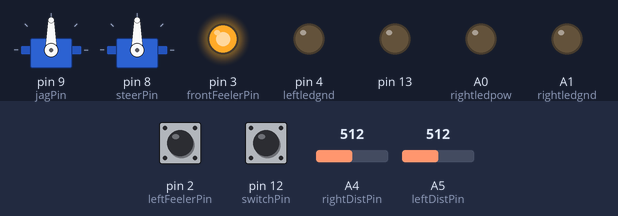
A sketch run on a simulated Arduino Uno, built with avr-gcc and run on an emulated ATmega328P. Shown: 2 × servo, output pins drawn as LEDs (lit = HIGH). The test bench sets the inputs (shaded band); at power-on: pin 12 (switchPin) HIGH, pin 2 (leftFeelerPin) HIGH, A4 (rightDistPin) = 512, A5 (leftDistPin) = 512.

Above: at 0.8 s.
0.9 s: pin 12 (switchPin) pulled LOW for 0.15 s
At 2.8 s:
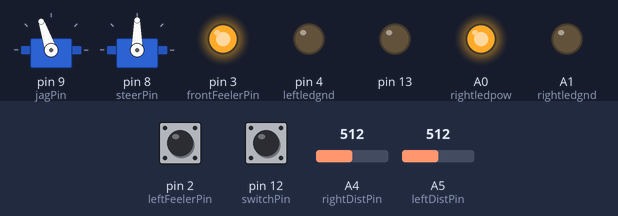
3.4 s: pin 2 (leftFeelerPin) pulled LOW for 0.15 s
At 5.3 s:
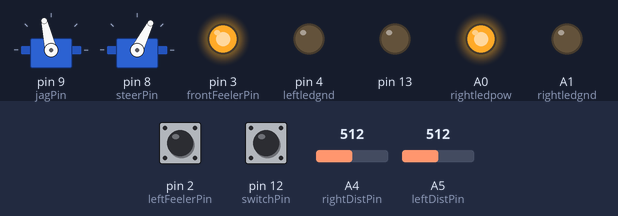
6.5 s: A4 (rightDistPin) set to 316
8.0 s: A4 (rightDistPin) set to 282
At 8.5 s:
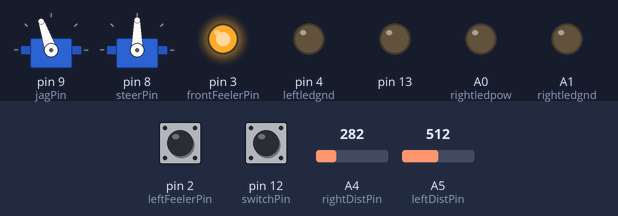
9.5 s: A5 (leftDistPin) set to 213
11.0 s: A5 (leftDistPin) set to 184
At 11.3 s:
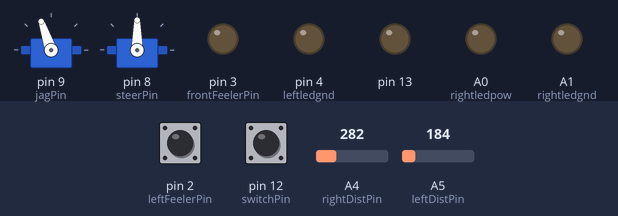
Timing chart, 0 to 13.5 s (numbered marks = the images above; inputs shaded):
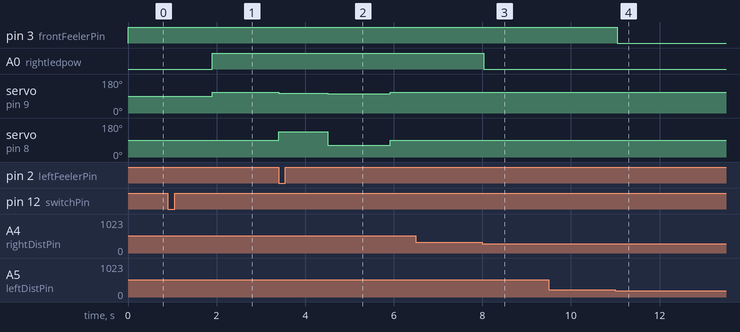

The sketch:

jagcar6_feeler.ino
```cpp
#include <Servo.h>

const byte switchPin = 12;
const byte jagPin = 9;
const byte steerPin = 8;
const byte leftDistPin = A5;
const byte rightDistPin = A4;

const byte leftFeelerPin = 2;
const byte frontFeelerPin = 3;

const byte rightledpow = A0;
const byte rightledgnd = A1;
const byte leftledpow = 3;
const byte leftledgnd = 4;

Servo jag;
Servo steer;

void setup() {
    Serial.begin(115200);

    pinMode(rightledpow, OUTPUT);pinMode(rightledgnd, OUTPUT);
    pinMode(leftledpow, OUTPUT); pinMode(leftledgnd, OUTPUT);
    pinMode(13, OUTPUT);
    jag.attach(jagPin);
    steer.attach(steerPin);
    digitalWrite(leftFeelerPin, HIGH);
    digitalWrite(switchPin, HIGH);
    digitalWrite(frontFeelerPin, HIGH);
    while (digitalRead(switchPin)); // Wait until switch is pressed
    delay(1000); // Wait for person to move out of the way
}

// Strategy: go mid-speed when nothing is seen, turn when there's something
// on either left or right, and go backward when theere's something on both
// sides
void loop() {

    //if (!digitalRead(switchPin)) while(true);
    //byte leftDist  = map(analogRead(leftDistPin ), 0, 1024,
    //                    minSensorDist, maxSensorDist);
    unsigned int leftDist = analogRead(leftDistPin);
//    byte rightDist = map(analogRead(rightDistPin), 0, 1024,
//                        minSensorDist, maxSensorDist);
    unsigned int rightDist = analogRead(rightDistPin);
    bool leftFeeler = !digitalRead(leftFeelerPin);
    bool frontFeeler = !digitalRead(frontFeelerPin);
    int8_t jagspeed = 0; // -100 to 100
    int8_t turnamt = 0; // -100 to 100

    static unsigned long awayFromWallTime = 0;
    static unsigned long turnedTowardWallTime = 0;
    static unsigned long doneBackingUpTime = 0;
    bool wasGoingAwayFromWall;

//    if (frontFeeler) {
//        doneBackingUpTime = millis() + 1000;
//        digitalWrite(13, HIGH);
//    }
    //else digitalWrite(13, LOW);
    if (leftFeeler) {
        awayFromWallTime = millis() + 1000;
    }

    if (millis() < doneBackingUpTime) {
        jagspeed = -15;
        turnamt = 80;
    }
    else if (millis() < awayFromWallTime) {
        if (!wasGoingAwayFromWall) {
            wasGoingAwayFromWall = true;
            turnedTowardWallTime = millis() + 1500;
        }
        jagspeed = 15;
        turnamt = 50;

    }
    else if (millis() < turnedTowardWallTime) {
        jagspeed = 13;
        turnamt = -30;
    }
    else {
        jagspeed = 20;
        turnamt = 0;
    }

    if (leftDist > 200) {
        digitalWrite(leftledpow, HIGH);
        digitalWrite(leftledgnd, LOW);
    }
    else {
        digitalWrite(leftledpow, LOW);
    }
    if (rightDist > 300) {
        digitalWrite(rightledpow, HIGH);
        digitalWrite(rightledgnd, LOW);
    }
    else {
        digitalWrite(rightledpow, LOW);
    }


//    static unsigned long stopbackuptime = 0;
//    if (millis() < stopbackuptime) {
//        jagspeed = -10;
//        turnamt = 30;
//    }
//    else if (leftDist > 400 && rightDist > 400) {
//        // running straight into a wall
//        stopbackuptime = millis() + 1000;
//        jagspeed = -10;
//        turnamt = 0;
//    }
//    else if (leftDist <= 200 && rightDist > 300) {
//        jagspeed = 10;
//        turnamt = -70;
//    }
//    else if (leftDist > 200 && rightDist <= 300) {
//        jagspeed = 10;
//        turnamt = 70;
//    }
//    else {
//        // Nothing is there
//        jagspeed = 15;
//        turnamt = 0;
//    }

// Jag datasheet says it wants a puse between .67ms and 2.33ms
    jag.writeMicroseconds(map(jagspeed, -100, 100, 670, 2330));
// May have to change the 180s to match what the servo wants
    steer.write(map(turnamt, -100, 100, 0, 180));
    //steer.write(90);
    delay(100);
}
```

Measured:
- the behaviour switches between 301 and 300 on A4 (rightDistPin) (found by bisection; images 2 and 3)
- the behaviour switches between 201 and 200 on A5 (leftDistPin) (found by bisection; images 3 and 4)
- after the input at 0.9 s, A0 (rightledpow): LOW → HIGH after 1.0 s; servo on pin 9 (jagPin): 90° → 109° after 1.0 s
- after the input at 3.4 s, servo on pin 9 (jagPin): 109° → 105° at once, → 103° 1.1 s later, → 109° 1.4 s later; servo on pin 8 (steerPin): 90° → 135° at once, → 63° 1.1 s later, → 90° 1.4 s later
- after the input at 6.5 s, every drawn part: stays the same
- after the input at 8.0 s, A0 (rightledpow): HIGH → LOW at once
- after the input at 9.5 s, every drawn part: stays the same
- after the input at 11.0 s, pin 3 (frontFeelerPin): HIGH → LOW at once
